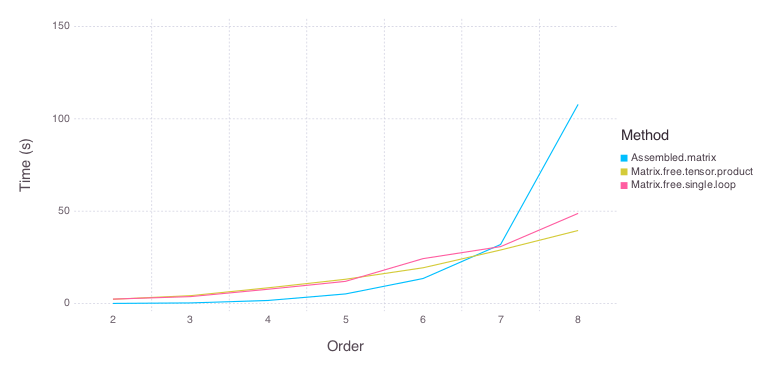

The script that drew this image:
using DataFrames
using Gadfly

df = readtable("results/threeD_orders_macbook.csv")
p = Gadfly.plot(x = df[:Order], y = df[:Time], color = df[:Method], Geom.line,
                Scale.x_discrete(),
                Guide.colorkey("Method"),
                Guide.xlabel("Order"), Guide.ylabel("Time (s)"))
draw(PNG("results/threeD_orders_macbook.png", 8inch, 4inch), p)
